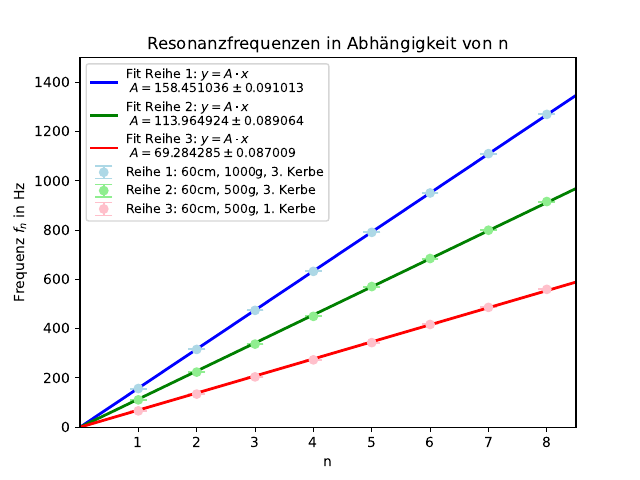

Python code for this plot:
import numpy as np  # Numpy array library
import pandas as pd # Pandas Dataframes um Messdaten zu speichern
import matplotlib.pyplot as plt # Plots erstellen
import matplotlib.mlab as mlab
import scipy.stats # Statistische Auswertung - Unsicherheiten werden automatisch eingerechnet
from scipy.optimize import curve_fit
import iminuit as i
import uncertainties as u
import uncertainties.umath as um
from uncertainties import unumpy as unp

# WICHTIGE ÄNDERUNGEN ZU MACHEN: Unsicherheit L und M fixen
# QUADRIERTE y-ACHSE - F_0-f^2-Diagramme 

#################################################

# Rohdaten (Anregefrequenzen), aus denen die Resonanzfrequenzen berechnet werden 
RF = pd.read_csv('M12/Resonanzfrequenzen.csv', header=2, sep=';')

# Frequenz der Saite = 2 * Anregefrequenz, Unsicherheiten berechnen
cols = ['Reihe1', 'Reihe2', 'Reihe3']
unsicherCols = ['delta1', 'delta2', 'delta3']

for i in range(0,3,1): 
    for j in range(0, len(RF[cols[i]]) , 1):
        RF.loc[j, cols[i]] = RF[cols[i]][j]*2
        if(RF[cols[i]][j]<=100):
            RF.loc[j,unsicherCols[i]] = (0.0001 * RF[cols[i]][j] + 0.02)
        else:
            RF.loc[j,unsicherCols[i]] = (0.0001 * RF[cols[i]][j] + 0.2)


# Index renamen damit er bei 1 anfängt
RF.index = np.arange(1, len(RF) + 1)

uFrq = {'Reihe1' : unp.uarray(RF.Reihe1, RF.delta1), 
       'Reihe2' : unp.uarray(RF.Reihe2, RF.delta2),
       'Reihe3' : unp.uarray(RF.Reihe3, RF.delta3)}

uL = u.ufloat(0.6,0.0005)
dM = 5 * 10**(-6)
uM = unp.uarray([1, 0.5, 0.5], [dM, dM, dM])

##################################################################

# Farben und Legenden definieren
colors = ['lightblue', 'limegreen', 'coral', 'blue', 'lightgreen', 'plum']
legends = ['Reihe 1: 60cm, 1000g, 3. Kerbe','Reihe 2: 60cm, 500g, 3. Kerbe', 'Reihe 3: 60cm, 500g, 1. Kerbe', 'Fit Reihe 1: ', 'Fit Reihe 2: ', 'Fit Reihe 3: ']


# Figure und Subplots erstellen - bei denen alle Subplots die gleichen Achsen haben
fig, ax = plt.subplots()
# fig ist das eigentliche Bild, ax ist ein Datenobjeke

# Datenträger, damit man subplots ansprechen kann
lines = []

# Achsen richten
ax.set_xlim(0.0000001,8.5)
ax.set_ylim(0, 1500)


# Plot der Messwerte mit Errorbars 
lines += ax.errorbar(RF.index, RF.Reihe1, yerr=RF.delta1, label=legends[0], color=colors[0] , linestyle='None', marker='o', capsize=6)
lines += ax.errorbar(RF.index, RF.Reihe2, yerr=RF.delta2, label=legends[1], color=colors[1] , linestyle='None', marker='o', capsize=6)
lines += ax.errorbar(RF.index, RF.Reihe3, yerr=RF.delta3, label=legends[2], color=colors[2] , linestyle='None', marker='o', capsize=6)

#########################################################


# Linearer Fit der Messergebisse

# Fitfunktion definieren
def fit_function(x, A):
    return A * x

# x-Achse erstellen, an der der Plot angezeichnet werden kann
x_ax=np.linspace(0, 10, 1000) 

for i in range(0,3,1): 
    
    #Daten
    x_data = RF.index
    y_data = RF[cols[i]]
    y_err = RF[unsicherCols[i]]
    
    # Curve-Fit mit Unsicherheiten in y
    params, covariance = curve_fit(fit_function, x_data, y_data, sigma=y_err, absolute_sigma=True)
    A_value = params[0]
    fit_errors = np.sqrt(np.diag(covariance))  # Fehler der Fit-Parameter
    A_error= fit_errors[0]

    dof = len(RF.index)-len(params)
    chi2 = sum([(fit_function(x,A_value)-y)*2/u*2 for x,y,u in zip(x_data,y_data,y_err)])

    # Fit-Ergebnisse ausgeben
    #print(f"A = {A_value:.6f} ± {A_error:.6f}")
    #print(f"x0 = {x0:.6f} ± {x0_error:.6f}")
    #print(f"Chi-Quadrat/dof: {chi2/dof}")

    y_ax = fit_function(x_ax, A_value)
    legends[i+3] = legends[i+3] + f"$y = A \\cdot x$ \n $A = {A_value:.6f} \\pm {A_error:.6f}$"

    # Eigentlichen Plot zeichnen
    lines += ax.plot(x_ax, y_ax, 
                linewidth=2, color=colors[i+3])
        
        
# Legenden aufsplitten und hübsch platzieren
# bei Errorbars hat man das Problem, dass Errorstriche und Markierungen je einen Platz in der Legende 'wegnehmen'
err_legends= [legends[0], legends[1], legends[2],' ' ,' ' ,' ',' ',' ',' ']

ax.legend([lines[0], lines[3], lines[6]], err_legends,
          loc='lower right')

from matplotlib.legend import Legend

leg = Legend(ax, lines[9:], [legends[3], legends[4], legends[5]],
             loc='upper left')
ax.add_artist(leg);

#print('ellllloEEEEEEEEEEEEEEEEEEEEEEEEEEEE#',ax.get_legend_handles_labels())

# Hübschigkeiten
plt.xlabel('n')
plt.ylabel("Frequenz $f_n$ in Hz")
plt.title("Resonanzfrequenzen in Abhängigkeit von n")


plt.savefig("Resonanzfrequenzen.pdf", format='pdf', bbox_inches='tight', pad_inches=0.5) 
plt.savefig("Resonanzfrequenzen.svg", format='svg', bbox_inches='tight', pad_inches=0.5) 
# funktioniert mit allen Datentypen - vorher Datei erstellen
# 1. Zeile, um Bild zu checken, 2. für LaTex

plt.show() 

########################################

# Phasengeschwindigkeit c berechnen - 
# c = (f_n*2*L) / n

# Irgendwelche dummy-Werte einsetzen
uFrq['c1'] = uFrq['Reihe1']
uFrq['c2'] = uFrq['Reihe1']
uFrq['c3'] = uFrq['Reihe1']

for i in range(1, len(RF.index), 1):
    uFrq['c1'][i] = (uFrq['Reihe1'][i]*2.0*uL)/i
    uFrq['c2'][i] = (uFrq['Reihe2'][i]*2.0*uL)/i
    uFrq['c3'][i] = (uFrq['Reihe1'][i]*2.0*uL)/i

########################################

# Lineare Massendichte mü = m / L

mu = uM / uL
